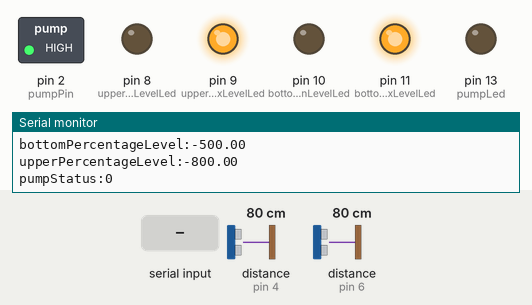
Simulated run of this sketch. Board: Arduino Uno, built with avr-gcc and run on an emulated ATmega328P. Shown: switched loads named in the sketch (green lamp = pin HIGH), output pins drawn as LEDs (lit = HIGH), the last lines printed to the serial monitor. Wiring (inferred from the names in the program): 2 × ultrasonic range finder: trigger pin 5, echo pin 4 / trigger pin 7, echo pin 6. The inputs (shaded band) are chosen by the test bench; at power-on: distance to the obstacle (sensors on pin 4, pin 6) 80 cm. The echo pulse lasts 58.3 µs per cm; pins used as bus, display or sensor lines are not drawn.

Above: at 1.2 s.
1.3 s: distance to the obstacle (sensor on pin 4) set to 18 cm
3.2 s: distance to the obstacle (sensor on pin 4) set to 14 cm
At 5.1 s:
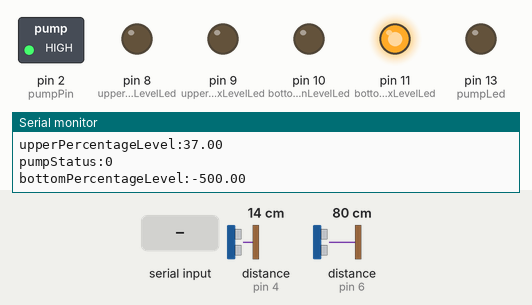
5.5 s: distance to the obstacle (sensor on pin 6) set to 2 cm
At 7.3 s:
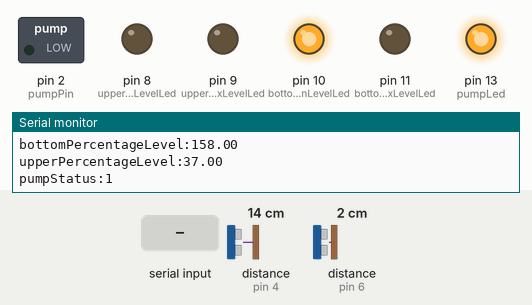
7.6 s: distance to the obstacle (sensor on pin 6) set to 8 cm
9.3 s: distance to the obstacle (sensor on pin 6) set to 11 cm
At 10.8 s:
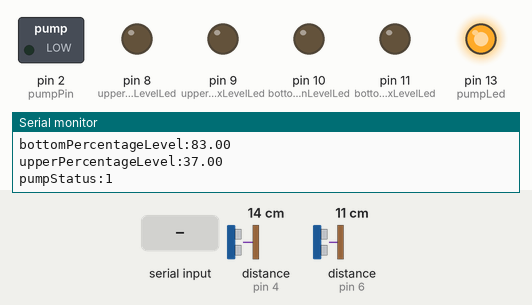
11.6 s: "0" received over Serial
At 13.0 s:
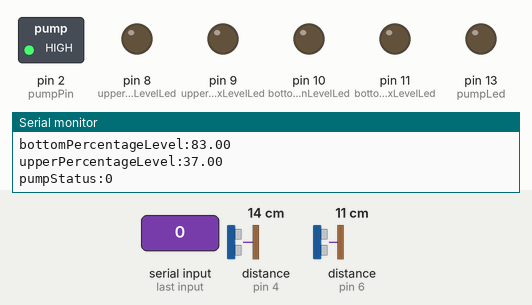
Timing chart, 0 to 14.6 s (numbered marks = the images above; inputs shaded):
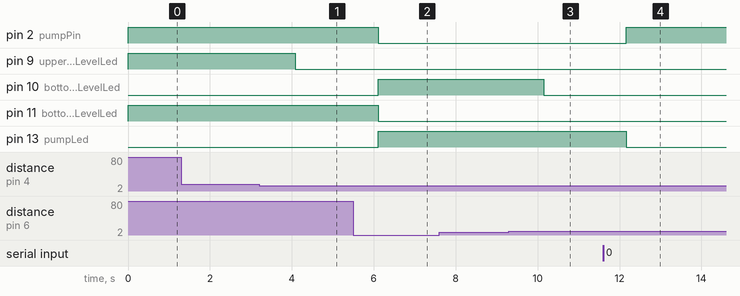

Measured:
- the behaviour switches between 17 and 16 cm on distance to the obstacle (sensor on pin 4) (found by bisection; images 0 and 1)
- the behaviour switches between 9 and 10 cm on distance to the obstacle (sensor on pin 6) (found by bisection; images 2 and 3)
- after the input at 3.2 s, pin 9 (upperMaxLevelLed): HIGH → LOW after 0.88 s
- after the input at 5.5 s, pin 2 (pumpPin), pin 11 (bottomMaxLevelLed): HIGH → LOW after 0.61 s; pin 10 (bottomMinLevelLed), pin 13 (pumpLed): LOW → HIGH after 0.61 s
- after the input at 9.3 s, pin 10 (bottomMinLevelLed): HIGH → LOW after 0.85 s
- after the input at 11.6 s, pin 2 (pumpPin): LOW → HIGH after 0.56 s; pin 13 (pumpLed): HIGH → LOW after 0.56 s

The sketch:

monitoring-system.ino
```cpp
int mqttCommand = 0;
// bomba
bool pumpOff = HIGH;
bool mqttStatus = false; // interação de desligamento da bomba via mqtt
int pumpLed = 13;
int pumpPin = 2;
// caixa de baixo
float bottomDistance = 0;
int bottomMaxLevel = 8; // distância em cm do sensor (depende do tamanho do reservátório utilizado)
int bottomMinLevel = 20; // distância em cm do sensor (depende do tamanho do reservátório utilizado)
int bottomMaxLevelLed = 11;
int bottomMinLevelLed = 10;
float bottomPercentageLevel = 0;
// sensor caixa de baixo
int bottomEchoPin = 6;
int bottomTriggerPin = 7;
// caixa de cima
float upperDistance = 0;
int upperMaxLevel = 8; // distância em cm do sensor (depende do tamanho do reservátório utilizado)
int upperMinLevel = 16; // distância em cm do sensor (depende do tamanho do reservátório utilizado)
int upperMaxLevelLed = 9;
int upperMinLevelLed = 8;
float upperPercentageLevel = 0;
// sensor caixa de cima
int upperEchoPin = 4;
int upperTriggerPin = 5;

// leitura do nível de água pelo sensor
long readUltrasonicDistance(int triggerPin, int echoPin) {
  digitalWrite(triggerPin, LOW);
  delayMicroseconds(2);

  // define o pino trigger para HIGH por 10 microsegundos
  digitalWrite(triggerPin, HIGH);
  delayMicroseconds(10);
  digitalWrite(triggerPin, LOW);

  // lê o pino echo e retorna o tempo de onda de som em microsegundos
  return pulseIn(echoPin, HIGH);
}

// muda o estado dos leds de nível, dependendo do nível de água
void changeLevelLeds(int level, int maxPin, int tankMaxLevel, int minPin, int tankMinLevel) {
  if (level >= tankMinLevel) {
    digitalWrite(maxPin, HIGH);
    digitalWrite(minPin, LOW);
  } else if (level <= tankMaxLevel) {
    digitalWrite(maxPin, LOW);
    digitalWrite(minPin, HIGH);
  } else {
    digitalWrite(maxPin, LOW);
    digitalWrite(minPin, LOW);
  }
}

// lê informações via serial
bool checkSerial(bool status) {
  if (Serial.available() > 0) {
    mqttCommand = Serial.read();
    if (mqttCommand == 48) {
      status = HIGH;
      mqttStatus = true;
    } else if (mqttCommand == 49) {
      status = LOW;
      mqttStatus = false;
    }
  }

  return status;
}

void setup() {
  pinMode(bottomEchoPin, INPUT);
  pinMode(bottomMaxLevelLed, OUTPUT);
  pinMode(bottomMinLevelLed, OUTPUT);
  pinMode(bottomTriggerPin, OUTPUT);
  pinMode(upperEchoPin, INPUT);
  pinMode(upperMaxLevelLed, OUTPUT);
  pinMode(upperMinLevelLed, OUTPUT);
  pinMode(upperTriggerPin, OUTPUT);
  pinMode(pumpPin, OUTPUT);
  pinMode(pumpLed, OUTPUT);

  Serial.begin(9600);
}

void loop() {
  // converte a leitura da distância em cm
  bottomDistance = 0.01723 * readUltrasonicDistance(bottomTriggerPin, bottomEchoPin);
  upperDistance = 0.01723 * readUltrasonicDistance(upperTriggerPin, upperEchoPin);

  // converte a distância (cm) em porcentagem
  bottomPercentageLevel = map(bottomDistance, bottomMinLevel, bottomMaxLevel, 0, 100);
  upperPercentageLevel = map(upperDistance, upperMinLevel, upperMaxLevel, 0, 100);

  changeLevelLeds(bottomDistance, bottomMaxLevelLed, bottomMaxLevel, bottomMinLevelLed, bottomMinLevel);
  changeLevelLeds(upperDistance, upperMaxLevelLed, upperMaxLevel, upperMinLevelLed, upperMinLevel);

  // ativa ou desativa a bomba, via comunicação serial
  pumpOff = checkSerial(pumpOff);

  // ignora instruções via mqtt se caixa de baixo estiver cheia ou a de cima vazia
  if (mqttStatus && bottomDistance <= bottomMaxLevel || upperDistance >= upperMinLevel) {
    mqttStatus = false;
  }

  // checa o estado da bomba e os níveis de água das caixas (HIGH = desligado)
  if (!pumpOff) {
    if (bottomDistance >= bottomMinLevel || upperDistance <= upperMaxLevel) {
      pumpOff = HIGH;
    }
  } else {
    if (!mqttStatus) {
      if (bottomDistance < bottomMinLevel) {
        if (upperDistance > upperMaxLevel) {
          pumpOff = LOW;
        }
      }
    }
  }

  // ativa (ou desativa) a bomba
  digitalWrite(pumpPin, pumpOff);
  digitalWrite(pumpLed, !pumpOff);

  // envia dados para dashboard, via porta serial
  Serial.print("bottomPercentageLevel:");
  Serial.println(bottomPercentageLevel);
  Serial.print("upperPercentageLevel:");
  Serial.println(upperPercentageLevel);
  Serial.print("pumpStatus:");
  Serial.println(!pumpOff);

  delay(1000); // espera 1000 milisegundos
}
```
